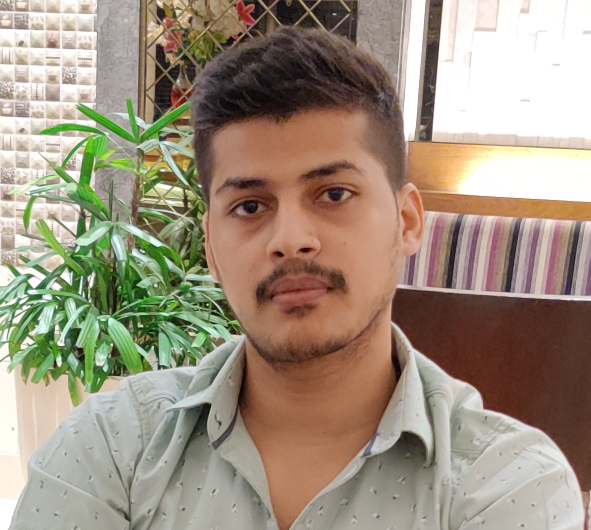
#> input picture Module-1 Basic Image Processing/profile photo sachin.jpg, 1181 x 1060 px (shown at 1/2 size)
$ jupyter execute faceDetectionImages.ipynb   (shell and % lines are left out)
#> lines starting #> are read from the running program, lines starting #| are printed output that depends on the picture; after the words box and inside, x2 and y2 are one past the last pixel; in counts of white or black regions, pixels touching at a corner belong together
[cell 1]
import numpy as np
import cv2 as cv
import matplotlib.pyplot as plt

[cell 2]
# Step -1 read image
img = cv.imread("profile photo sachin.jpg")
#> img is the input picture: shape (1060, 1181, 3); mean B, G, R 127.3, 145.2, 159.2
# Step -2 convert into gray scale image
gray = cv.cvtColor(img, cv.COLOR_BGR2GRAY)
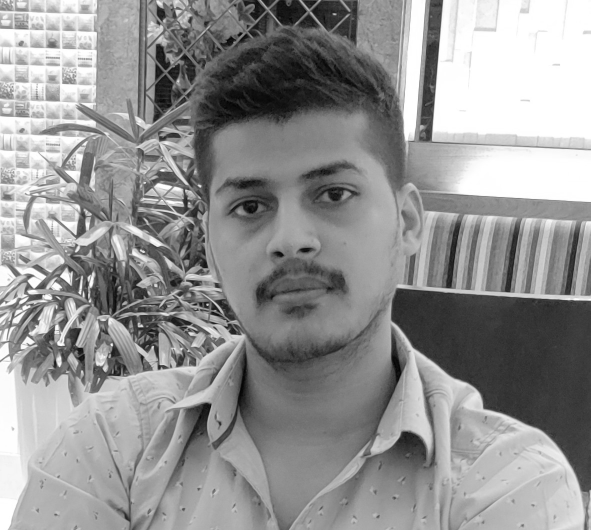
#> gray: shape (1060, 1181) (shown at 1/2 size); min 1, max 255, mean 147.4
# Step -3 applying the haar Cascade Classifier
haar = cv.CascadeClassifier("haarcascade_frontalface_default.xml")
# (gray, scale size, minimum neighbours)
faces = haar.detectMultiScale(gray, 1.3, 5)
#> faces = [[353, 218, 469, 469]]

[cell 3]
# [[x-cord, y-cord, width, height]]
print(faces)
#| [[353 218 469 469]]

[cell 4]
cv.rectangle(img, (353, 218), (353 + 469, 218 + 469), (0, 255, 0), 7)
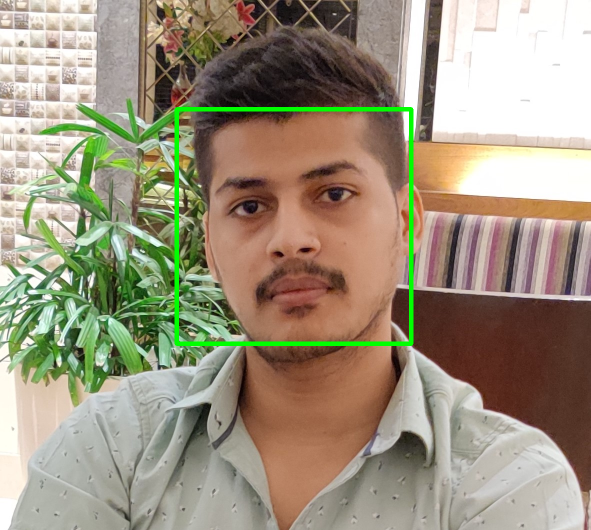
#> img: shape (1060, 1181, 3) (shown at 1/2 size); 1.35% of pixels changed, all inside (x1, y1, x2, y2) = (349, 214, 827, 692)
plt.imshow(img)

[cell 5]
# to display image in a pop-up window
cv.imshow("object_detect", img)
cv.waitKey(0)
cv.destroyAllWindows()

[cell 6]
# We can also crop & save the image using slicing
face_crop = img[218: 218 + 469, 353: 353 + 469]
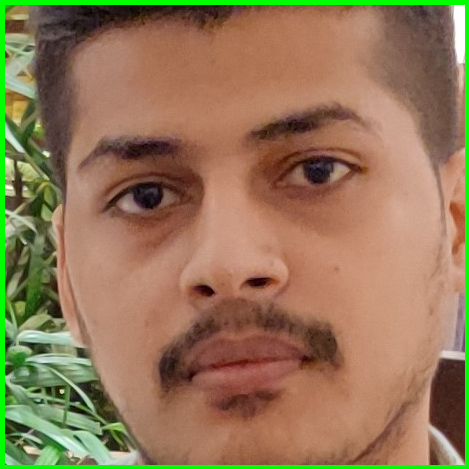
#> face_crop: shape (469, 469, 3); mean B, G, R 87.4, 119.8, 147.3
plt.imshow(face_crop)

[cell 7]
cv.imwrite("profileFaceCrop.jpg", face_crop)
#> Out = True

$ run again, with Module-1 Basic Image Processing/disappointed.jpg copied over Module-1 Basic Image Processing/profile photo sachin.jpg
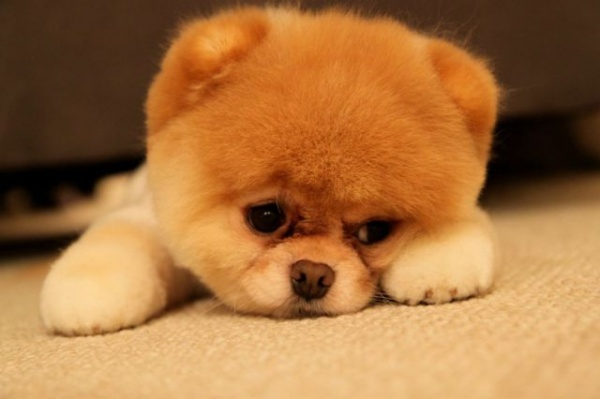
#> input picture Module-1 Basic Image Processing/disappointed.jpg, 600 x 399 px
#> img is the input picture: shape (399, 600, 3); mean B, G, R 64, 115.5, 168.7
#> `gray = cv.cvtColor(img, cv.COLOR_BGR2GRAY)`:
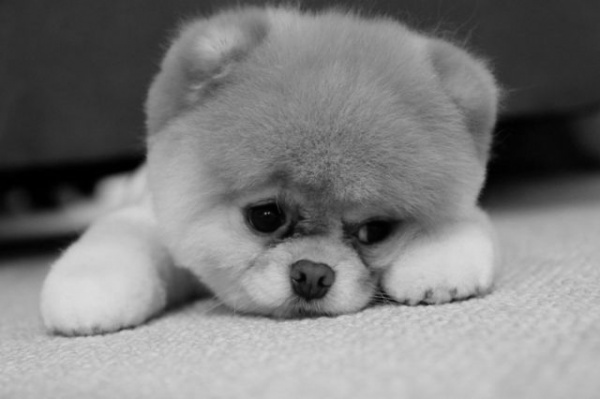
#> gray: shape (399, 600); min 0, max 220, mean 125.6
#> faces = ()
#> img: shape (399, 600, 3); 1.6% of pixels changed, all inside (x1, y1, x2, y2) = (349, 214, 600, 399)
#> `face_crop = img[218: 218 + 469, 353: 353 + 469]`:
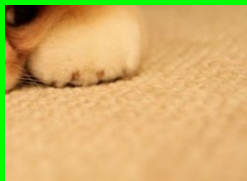
#> face_crop: shape (181, 247, 3); mean B, G, R 106.7, 175.5, 210
#> Out = True

$ run again, with Module-1 Basic Image Processing/profileFaceCrop.jpg copied over Module-1 Basic Image Processing/profile photo sachin.jpg
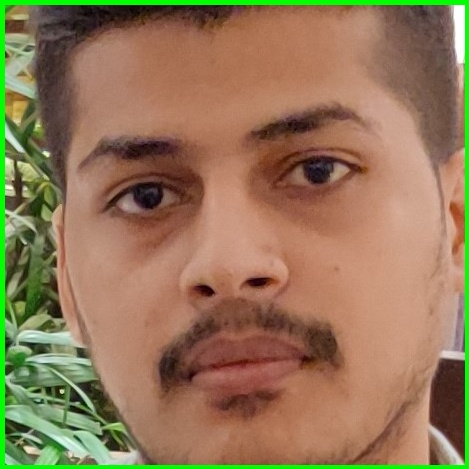
#> input picture Module-1 Basic Image Processing/profileFaceCrop.jpg, 469 x 469 px
#> img is the input picture: shape (469, 469, 3); mean B, G, R 87.5, 119.8, 147.3
#> `gray = cv.cvtColor(img, cv.COLOR_BGR2GRAY)`:
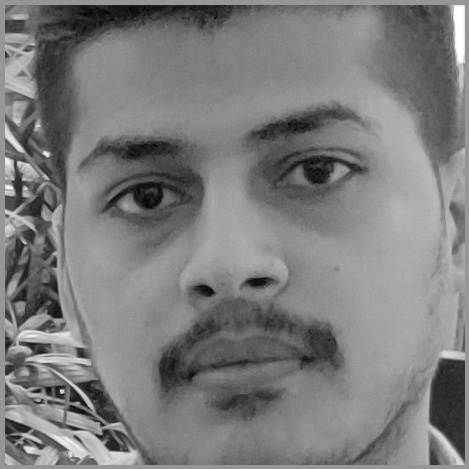
#> gray: shape (469, 469); min 2, max 255, mean 124.4
#> faces = [[18, 27, 430, 430]]
#| [[ 18  27 430 430]]
#> img: shape (469, 469, 3); 1.49% of pixels changed, all inside (x1, y1, x2, y2) = (349, 214, 468, 469)
#> `face_crop = img[218: 218 + 469, 353: 353 + 469]`:
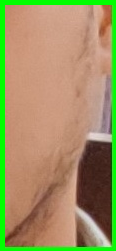
#> face_crop: shape (251, 116, 3); mean B, G, R 97.9, 146.2, 158.6
#> Out = True
